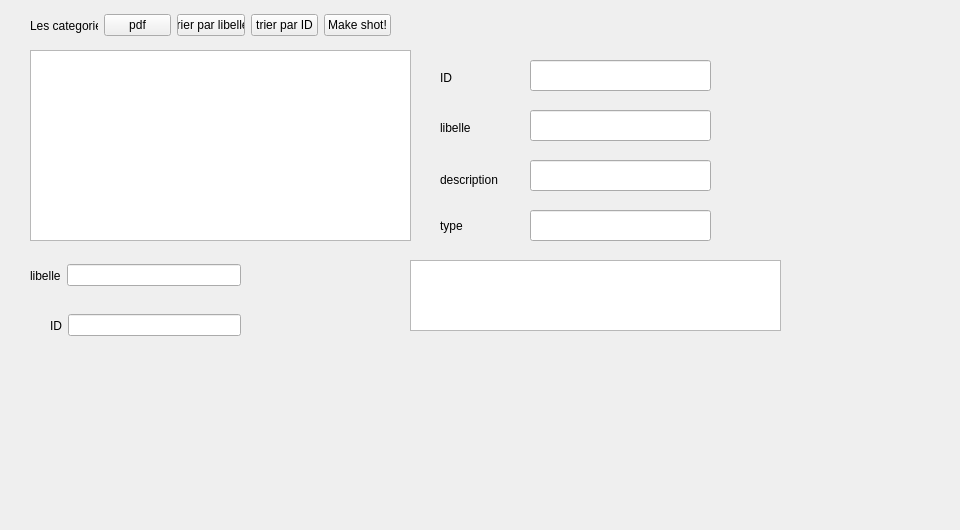
      <widget class="QWidget" name="tab_6">
       <attribute name="title">
        <string>afficher categorie</string>
       </attribute>
       <widget class="QTableView" name="tab_categorie">
        <property name="geometry">
         <rect>
          <x>30</x>
          <y>50</y>
          <width>381</width>
          <height>191</height>
         </rect>
        </property>
        <property name="styleSheet">
         <string notr="true"/>
        </property>
       </widget>
       <widget class="QWidget" name="horizontalLayoutWidget_8">
        <property name="geometry">
         <rect>
          <x>30</x>
          <y>10</y>
          <width>361</width>
          <height>31</height>
         </rect>
        </property>
        <layout class="QHBoxLayout" name="horizontalLayout_7">
         <item>
          <widget class="QLabel" name="label_35">
           <property name="styleSheet">
            <string notr="true"/>
           </property>
           <property name="text">
            <string>Les categories</string>
           </property>
          </widget>
         </item>
         <item>
          <widget class="QPushButton" name="pdf_3">
           <property name="styleSheet">
            <string notr="true"/>
           </property>
           <property name="text">
            <string>pdf</string>
           </property>
          </widget>
         </item>
         <item>
          <widget class="QPushButton" name="trier_3">
           <property name="styleSheet">
            <string notr="true"/>
           </property>
           <property name="text">
            <string>trier par libelle</string>
           </property>
          </widget>
         </item>
         <item>
          <widget class="QPushButton" name="trier2_2">
           <property name="styleSheet">
            <string notr="true"/>
           </property>
           <property name="text">
            <string>trier par ID</string>
           </property>
          </widget>
         </item>
         <item>
          <widget class="QPushButton" name="makeShot">
           <property name="text">
            <string>Make shot!</string>
           </property>
          </widget>
         </item>
        </layout>
       </widget>
       <widget class="QLineEdit" name="le_libelle_6">
        <property name="geometry">
         <rect>
          <x>530</x>
          <y>110</y>
          <width>181</width>
          <height>31</height>
         </rect>
        </property>
        <property name="styleSheet">
         <string notr="true"/>
        </property>
       </widget>
       <widget class="QLineEdit" name="le_ID_6">
        <property name="geometry">
         <rect>
          <x>530</x>
          <y>60</y>
          <width>181</width>
          <height>31</height>
         </rect>
        </property>
        <property name="styleSheet">
         <string notr="true"/>
        </property>
       </widget>
       <widget class="QLabel" name="label_36">
        <property name="geometry">
         <rect>
          <x>440</x>
          <y>170</y>
          <width>81</width>
          <height>20</height>
         </rect>
        </property>
        <property name="styleSheet">
         <string notr="true"/>
        </property>
        <property name="text">
         <string>description</string>
        </property>
       </widget>
       <widget class="QLabel" name="label_37">
        <property name="geometry">
         <rect>
          <x>440</x>
          <y>210</y>
          <width>41</width>
          <height>31</height>
         </rect>
        </property>
        <property name="styleSheet">
         <string notr="true"/>
        </property>
        <property name="text">
         <string>type</string>
        </property>
       </widget>
       <widget class="QLineEdit" name="le_type_6">
        <property name="geometry">
         <rect>
          <x>530</x>
          <y>210</y>
          <width>181</width>
          <height>31</height>
         </rect>
        </property>
        <property name="styleSheet">
         <string notr="true"/>
        </property>
       </widget>
       <widget class="QLabel" name="label_39">
        <property name="geometry">
         <rect>
          <x>440</x>
          <y>120</y>
          <width>61</width>
          <height>16</height>
         </rect>
        </property>
        <property name="styleSheet">
         <string notr="true"/>
        </property>
        <property name="text">
         <string>libelle</string>
        </property>
       </widget>
       <widget class="QLabel" name="label_41">
        <property name="geometry">
         <rect>
          <x>440</x>
          <y>70</y>
          <width>16</width>
          <height>16</height>
         </rect>
        </property>
        <property name="styleSheet">
         <string notr="true"/>
        </property>
        <property name="text">
         <string>ID</string>
        </property>
       </widget>
       <widget class="QLineEdit" name="la_description_6">
        <property name="geometry">
         <rect>
          <x>530</x>
          <y>160</y>
          <width>181</width>
          <height>31</height>
         </rect>
        </property>
        <property name="styleSheet">
         <string notr="true"/>
        </property>
       </widget>
       <widget class="QWidget" name="horizontalLayoutWidget_10">
        <property name="geometry">
         <rect>
          <x>30</x>
          <y>250</y>
          <width>211</width>
          <height>51</height>
         </rect>
        </property>
        <layout class="QHBoxLayout" name="horizontalLayout_9">
         <item>
          <widget class="QLabel" name="label_42">
           <property name="styleSheet">
            <string notr="true"/>
           </property>
           <property name="text">
            <string>libelle</string>
           </property>
          </widget>
         </item>
         <item>
          <widget class="QLineEdit" name="libelle_rechercher_3">
           <property name="styleSheet">
            <string notr="true"/>
           </property>
          </widget>
         </item>
        </layout>
       </widget>
       <widget class="QTableView" name="resultat_3">
        <property name="geometry">
         <rect>
          <x>410</x>
          <y>260</y>
          <width>371</width>
          <height>71</height>
         </rect>
        </property>
        <property name="styleSheet">
         <string notr="true"/>
        </property>
       </widget>
       <widget class="QPushButton" name="recherche_3">
        <property name="geometry">
         <rect>
          <x>260</x>
          <y>293</y>
          <width>81</width>
          <height>21</height>
         </rect>
        </property>
        <property name="styleSheet">
         <string notr="true">background-color: transparent;
background: none;
border: none;
background-repeat: none;
border-image: url(:/img_mus/recherche.png);</string>
        </property>
        <property name="text">
         <string/>
        </property>
       </widget>
       <widget class="QWidget" name="horizontalLayoutWidget_11">
        <property name="geometry">
         <rect>
          <x>50</x>
          <y>300</y>
          <width>191</width>
          <height>51</height>
         </rect>
        </property>
        <layout class="QHBoxLayout" name="horizontalLayout_11">
         <item>
          <widget class="QLabel" name="label_44">
           <property name="styleSheet">
            <string notr="true"/>
           </property>
           <property name="text">
            <string>ID</string>
           </property>
          </widget>
         </item>
         <item>
          <widget class="QLineEdit" name="ID_rechercher">
           <property name="styleSheet">
            <string notr="true"/>
           </property>
          </widget>
         </item>
        </layout>
       </widget>
       <widget class="QPushButton" name="pushButton_3">
        <property name="geometry">
         <rect>
          <x>500</x>
          <y>20</y>
          <width>101</width>
          <height>21</height>
         </rect>
        </property>
        <property name="styleSheet">
         <string notr="true">background-color: transparent;
background: none;
border: none;
background-repeat: none;
border-image: url(:/img_mus/afficher.png);</string>
        </property>
        <property name="text">
         <string/>
        </property>
       </widget>
       <widget class="QPushButton" name="modifier_3">
        <property name="geometry">
         <rect>
          <x>600</x>
          <y>20</y>
          <width>101</width>
          <height>21</height>
         </rect>
        </property>
        <property name="styleSheet">
         <string notr="true">background-color: transparent;
background: none;
border: none;
background-repeat: none;
border-image: url(:/img_mus/modifier.png);</string>
        </property>
        <property name="text">
         <string/>
        </property>
       </widget>
       <widget class="QPushButton" name="supprimer_3">
        <property name="geometry">
         <rect>
          <x>700</x>
          <y>20</y>
          <width>101</width>
          <height>21</height>
         </rect>
        </property>
        <property name="styleSheet">
         <string notr="true">border-image: url(:/img_mus/delete.png);
background-color: transparent;
background: none;
border: none;
background-repeat: none;</string>
        </property>
        <property name="text">
         <string/>
        </property>
       </widget>
       <widget class="QPushButton" name="excel">
        <property name="geometry">
         <rect>
          <x>390</x>
          <y>10</y>
          <width>31</width>
          <height>31</height>
         </rect>
        </property>
        <property name="styleSheet">
         <string notr="true">font: 75 22pt &quot;Roboto&quot;;
background-color: transparent;
background: none;
border: none;
border-image: url(:/img_mus/microsoft-excel-2019--v1.png);
background-repeat: none;
</string>
        </property>
        <property name="text">
         <string/>
        </property>
       </widget>
       <widget class="QLabel" name="label_182">
        <property name="geometry">
         <rect>
          <x>-80</x>
          <y>-90</y>
          <width>951</width>
          <height>521</height>
         </rect>
        </property>
        <property name="text">
         <string/>
        </property>
        <property name="pixmap">
         <pixmap resource="image.qrc">:/img_mus/12.png</pixmap>
        </property>
       </widget>
       <zorder>label_182</zorder>
       <zorder>tab_categorie</zorder>
       <zorder>horizontalLayoutWidget_8</zorder>
       <zorder>le_libelle_6</zorder>
       <zorder>le_ID_6</zorder>
       <zorder>label_36</zorder>
       <zorder>label_37</zorder>
       <zorder>le_type_6</zorder>
       <zorder>label_39</zorder>
       <zorder>label_41</zorder>
       <zorder>la_description_6</zorder>
       <zorder>horizontalLayoutWidget_10</zorder>
       <zorder>resultat_3</zorder>
       <zorder>recherche_3</zorder>
       <zorder>horizontalLayoutWidget_11</zorder>
       <zorder>pushButton_3</zorder>
       <zorder>modifier_3</zorder>
       <zorder>supprimer_3</zorder>
       <zorder>excel</zorder>
      </widget>
